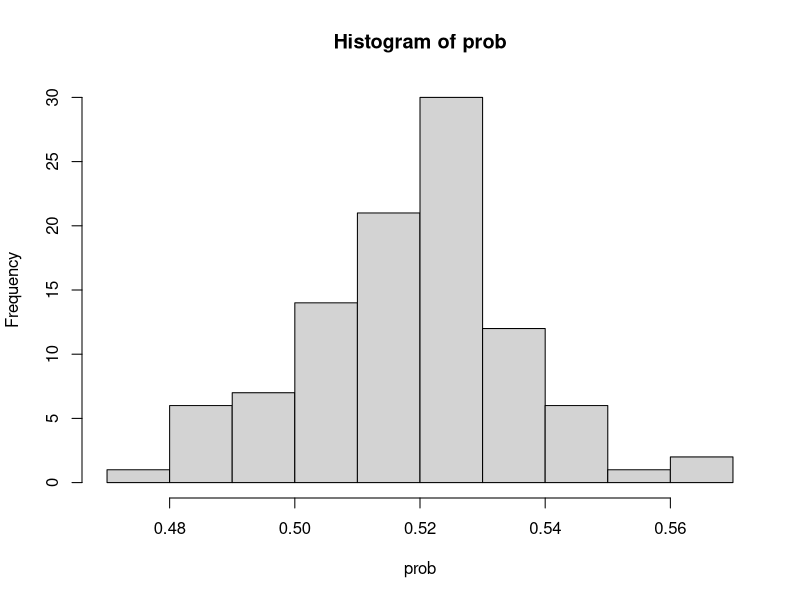

Here is the R script that generated this plot:
npartidas <- 1000
nveces <- 4
nrepeticiones <- 100

dados <- matrix(sample(1:6, npartidas*nveces, replace=TRUE), ncol = nveces)
ganadas <- sum(apply(dados == 6, 1, sum) >= 1)
probest <- ganadas/npartidas
prob <- NA
for (i in 1 : nrepeticiones){
    dados <- matrix(sample(1:6, npartidas*nveces, replace=TRUE), ncol = nveces)
    ganadas <- sum(apply(dados == 6, 1, sum) >= 1)
    prob [i]<- ganadas/npartidas}
hist(prob)
